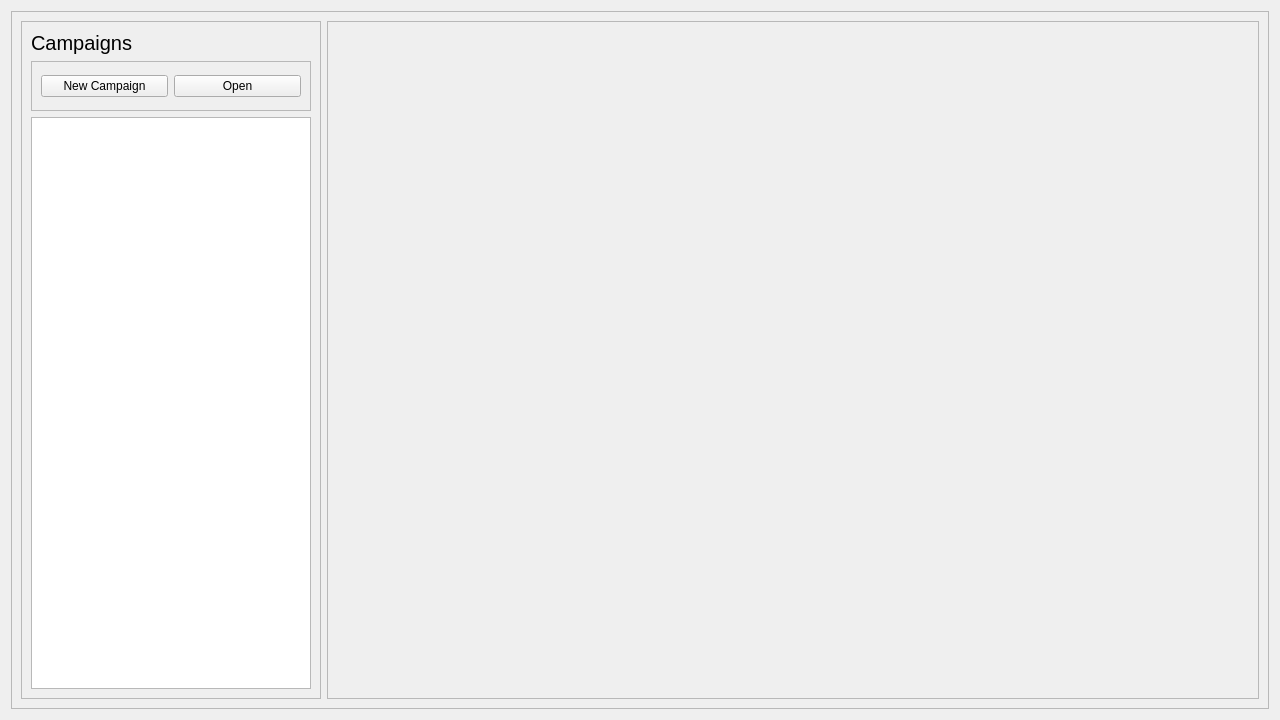
<?xml version="1.0" encoding="UTF-8"?>
<ui version="4.0">
 <class>CampaignSelect</class>
 <widget class="QWidget" name="CampaignSelect">
  <property name="geometry">
   <rect>
    <x>0</x>
    <y>0</y>
    <width>1280</width>
    <height>720</height>
   </rect>
  </property>
  <property name="minimumSize">
   <size>
    <width>1280</width>
    <height>720</height>
   </size>
  </property>
  <property name="maximumSize">
   <size>
    <width>16777215</width>
    <height>16777215</height>
   </size>
  </property>
  <property name="windowTitle">
   <string>Frame</string>
  </property>
  <layout class="QVBoxLayout" name="verticalLayout_2">
   <item>
    <widget class="QFrame" name="MainWindow">
     <property name="frameShape">
      <enum>QFrame::Shape::StyledPanel</enum>
     </property>
     <property name="frameShadow">
      <enum>QFrame::Shadow::Raised</enum>
     </property>
     <layout class="QHBoxLayout" name="horizontalLayout">
      <item>
       <widget class="QFrame" name="frame">
        <property name="maximumSize">
         <size>
          <width>300</width>
          <height>16777215</height>
         </size>
        </property>
        <property name="frameShape">
         <enum>QFrame::Shape::StyledPanel</enum>
        </property>
        <property name="frameShadow">
         <enum>QFrame::Shadow::Raised</enum>
        </property>
        <layout class="QVBoxLayout" name="verticalLayout">
         <item>
          <widget class="QLabel" name="campaignsLabel">
           <property name="font">
            <font>
             <pointsize>15</pointsize>
            </font>
           </property>
           <property name="text">
            <string>Campaigns</string>
           </property>
          </widget>
         </item>
         <item>
          <widget class="QFrame" name="frame_3">
           <property name="minimumSize">
            <size>
             <width>0</width>
             <height>50</height>
            </size>
           </property>
           <property name="frameShape">
            <enum>QFrame::Shape::StyledPanel</enum>
           </property>
           <property name="frameShadow">
            <enum>QFrame::Shadow::Raised</enum>
           </property>
           <layout class="QHBoxLayout" name="horizontalLayout_2">
            <item>
             <widget class="QPushButton" name="newCampaignBtn">
              <property name="text">
               <string>New Campaign</string>
              </property>
             </widget>
            </item>
            <item>
             <widget class="QPushButton" name="openBtn">
              <property name="text">
               <string>Open</string>
              </property>
             </widget>
            </item>
           </layout>
          </widget>
         </item>
         <item>
          <widget class="QListWidget" name="campaignList"/>
         </item>
        </layout>
       </widget>
      </item>
      <item>
       <widget class="QFrame" name="frame_2">
        <property name="frameShape">
         <enum>QFrame::Shape::StyledPanel</enum>
        </property>
        <property name="frameShadow">
         <enum>QFrame::Shadow::Raised</enum>
        </property>
       </widget>
      </item>
     </layout>
    </widget>
   </item>
  </layout>
 </widget>
 <resources/>
 <connections/>
</ui>
